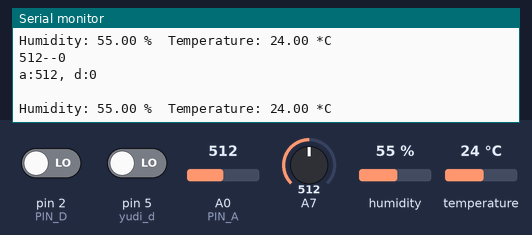
Bench run of a sketch on a simulated Arduino Nano, built with avr-gcc and run on an emulated ATmega328P. Parts: the last lines printed to the serial monitor. The inputs (shaded band) are chosen by the test bench; at power-on: humidity 55 %, A0 (PIN_A) = 512, A7 = 512, pin 2 (PIN_D) LOW, pin 5 (yudi_d) LOW, temperature 24 °C.

Above: at 4.8 s.
4.9 s: humidity set to 22 %
At 7.3 s:
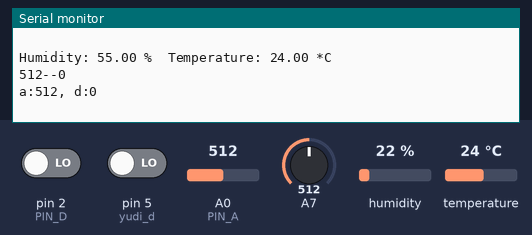
9.9 s: A0 (PIN_A) set to 716
At 11.3 s:
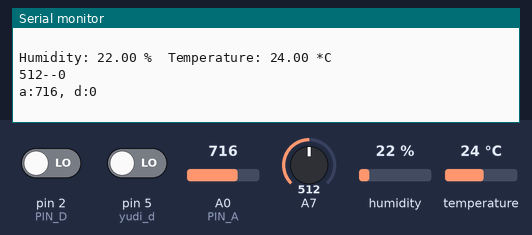
14.9 s: A7 set to 716
At 16.9 s:
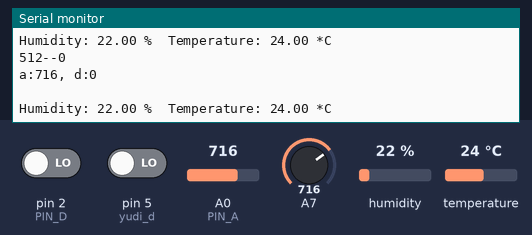
19.9 s: pin 2 (PIN_D) driven HIGH
24.9 s: pin 5 (yudi_d) driven HIGH
29.9 s: temperature set to 12 °C
At 31.1 s:
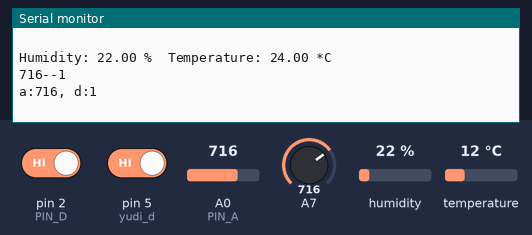

Measured:
- after the input at 9.9 s, the serial monitor: prints a new line after 0.18 s (image 2)

The sketch:

Complex.ino
```cpp
#include "DHT.h"
#define DHTPIN 14
//our sensor is DHT22 type
#define DHTTYPE DHT11
//create an instance of DHT sensor

//light Sensor
#define PIN_D 2
#define PIN_A 0
//yuDi
#define yudi_d 5

DHT dht(DHTPIN, DHTTYPE);


void setup() {
 Serial.begin(9600);
  Serial.println("DHT22 sensor!");
  //call begin to start sensor
  dht.begin();


//yuDi
  pinMode(A7,INPUT);
  pinMode(yudi_d,INPUT);

}

void readDHT11(){
  //use the functions which are supplied by library.
  float h = dht.readHumidity();
  // Read temperature as Celsius (the default)
  float t = dht.readTemperature();
  // Check if any reads failed and exit early (to try again).
  if (isnan(h) || isnan(t)) {
    Serial.println("Failed to read from DHT sensor!");
     delay(2000);
    return;
  }
  // print the result to Terminal
  Serial.print("Humidity: ");
  Serial.print(h);
  Serial.print(" %\t");
  Serial.print("Temperature: ");
  Serial.print(t);
  Serial.println(" *C ");
  //we delay a little bit for next read
  delay(2000);
  }
void readYuDi(){
  int a0= analogRead(A7);
  Serial.print(a0); Serial.print("--");
  int d2=digitalRead(yudi_d);//读取按键状态并储存在变量中
  Serial.println(d2);
  //delay(1000);
  }


void readLight(){
  int val;
  val=analogRead(PIN_A);
  Serial.print("a:");
  Serial.print(val);
  Serial.print(", d:");
  val=digitalRead(PIN_D);
  Serial.println(val);
  //delay(500);
  }


void loop() {
  readDHT11();
  readYuDi();
  readLight();
  Serial.println(" ");
  delay(2000);

}
```
